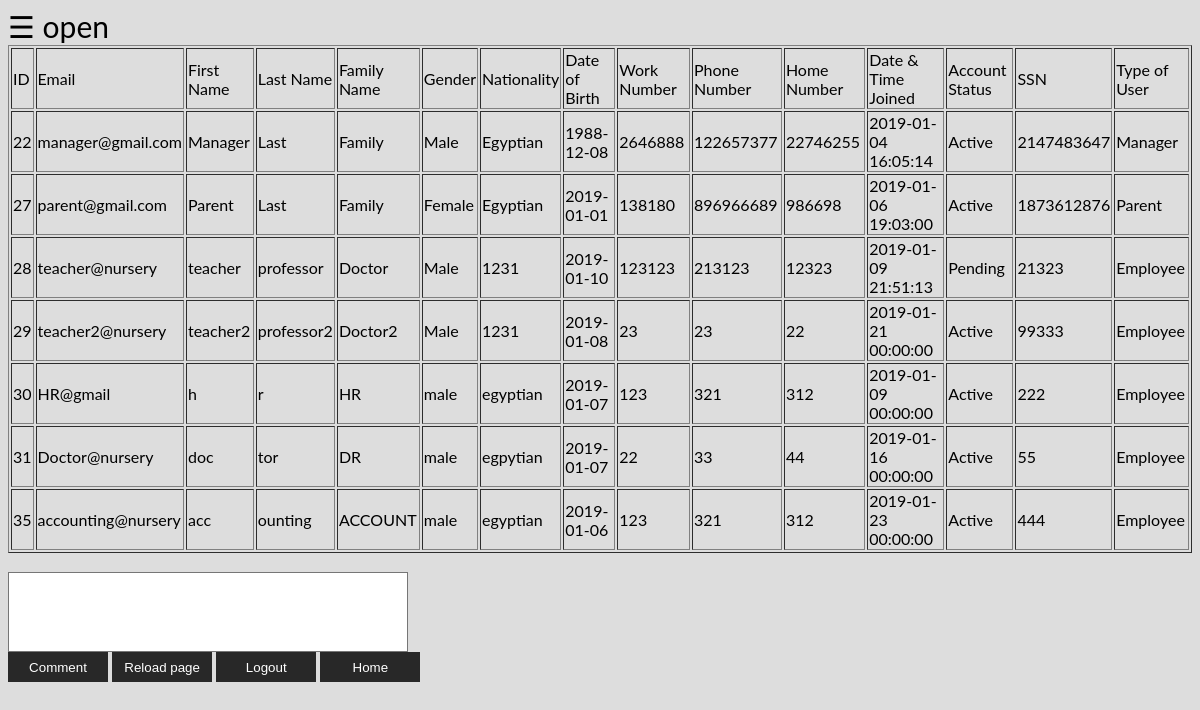
The app's page /php/displayUsers.php (signed in) with its own data.
### tables this page shows
CREATE TABLE `user` (
  `id` int(11) NOT NULL,
  `email` varchar(100) NOT NULL,
  `password` varchar(100) NOT NULL,
  `firstName` varchar(100) NOT NULL,
  `lastName` varchar(100) NOT NULL,
  `familyName` varchar(100) NOT NULL,
  `gender` varchar(100) NOT NULL,
  `nationality` varchar(100) NOT NULL,
  `dateOfBirth` date NOT NULL,
  `workNumber` int(11) NOT NULL,
  `phoneNumber` int(11) NOT NULL,
  `homeTelephoneNumber` int(11) NOT NULL,
  `dateJoined` datetime NOT NULL,
  `statusId` int(11) NOT NULL,
  `ssn` int(11) NOT NULL,
  `typeId` int(11) NOT NULL
);

CREATE TABLE `status` (
  `id` int(11) NOT NULL,
  `statusName` varchar(100) NOT NULL
);

CREATE TABLE `type` (
  `id` int(11) NOT NULL,
  `typeName` varchar(100) NOT NULL
);

### php/displayUsers.php (the view, shortened to what this page needs)
<?php
    require_once("Database_Connection.php");
    require("sidebar.php");
    $sql = "select * from user";
    $result = mysqli_query($conn,$sql);
    if(mysqli_num_rows($result) > 0){
        echo"<table border='1'>
            <tr>
            <td>ID</td>
            <td>Email</td>
            <td>First Name</td>
            <td>Last Name</td>
            <td>Family Name</td>
            <td>Gender</td>
            <td>Nationality</td>
            <td>Date of Birth</td>
            <td>Work Number</td>
            <td>Phone Number</td>
            <td>Home Number</td>
            <td>Date & Time Joined</td>
            <td>Account Status</td>
            <td>SSN</td>
            <td>Type of User</td>
            </tr>";
        while($row = mysqli_fetch_array($result)){
            echo "<tr>";
            echo "<td>" .$row['id']. "</td>";
            echo "<td>" .$row['email']. "</td>";
            echo "<td>" .$row['firstName']. "</td>";
            echo "<td>".$row['lastName']."</td>";
            echo "<td>" .$row['familyName']. "</td>";
            echo "<td>" .$row['gender']. "</td>";
            echo "<td>".$row['nationality']."</td>";
            echo "<td>" .$row['dateOfBirth']. "</td>";
            echo "<td>".$row['workNumber']."</td>";
            echo "<td>" .$row['phoneNumber']. "</td>";
            echo "<td>" .$row['homeTelephoneNumber']. "</td>";
            echo "<td>".$row['dateJoined']."</td>";
            $status = mysqli_query($conn,"SELECT * FROM status WHERE id='".$row["statusId"]."'");
            if($r = mysqli_fetch_array($status)){
                echo "<td>" .$r['statusName']. "</td>";
            }
            echo "<td>".$row['ssn']."</td>";
            $type = mysqli_query($conn,"SELECT * FROM type WHERE id='".$row["typeId"]."'");
            if($r1 = mysqli_fetch_array($type)){
                echo "<td>" .$r1['typeName']. "</td>";
            }
            echo "</tr>";
        }
            echo "</table>";
    }
    include 'Comments.php';
?>

### css/style1.css (style rules this page uses)
body { background-color: #ddd; }

### php/sidebar.php (style rules this page uses)
body { font-family: "Lato", sans-serif; }

### records on screen
user: id "22", email "manager@gmail.com", firstName "Manager", lastName "Last", familyName "Family", gender "Male", nationality "Egyptian", dateOfBirth "1988-12-08", workNumber "2646888", phoneNumber "122657377", homeTelephoneNumber "22746255", dateJoined "2019-01-04 16:05:14", statusId.statusName "Active", ssn "2147483647", typeId.typeName "Manager"
user: id "27", email "parent@gmail.com", firstName "Parent", lastName "Last", familyName "Family", gender "Female", nationality "Egyptian", dateOfBirth "2019-01-01", workNumber "138180", phoneNumber "896966689", homeTelephoneNumber "986698", dateJoined "2019-01-06 19:03:00", statusId.statusName "Active", ssn "1873612876", typeId.typeName "Parent"
user: id "28", email "teacher@nursery", firstName "teacher", lastName "professor", familyName "Doctor", gender "Male", nationality "1231", dateOfBirth "2019-01-10", workNumber "123123", phoneNumber "213123", homeTelephoneNumber "12323", dateJoined "2019-01-09 21:51:13", statusId.statusName "Pending", ssn "21323", typeId.typeName "Employee"
user: id "29", email "teacher2@nursery", firstName "teacher2", lastName "professor2", familyName "Doctor2", gender "Male", nationality "1231", dateOfBirth "2019-01-08", workNumber "23", phoneNumber "23", homeTelephoneNumber "22", dateJoined "2019-01-21 00:00:00", statusId.statusName "Active", ssn "99333", typeId.typeName "Employee"
user: id "30", email "HR@gmail", firstName "h", lastName "r", familyName "HR", gender "male", nationality "egyptian", dateOfBirth "2019-01-07", workNumber "123", phoneNumber "321", homeTelephoneNumber "312", dateJoined "2019-01-09 00:00:00", statusId.statusName "Active", ssn "222", typeId.typeName "Employee"
user: id "31", email "Doctor@nursery", firstName "doc", lastName "tor", familyName "DR", gender "male", nationality "egpytian", dateOfBirth "2019-01-07", workNumber "22", phoneNumber "33", homeTelephoneNumber "44", dateJoined "2019-01-16 00:00:00", statusId.statusName "Active", ssn "55", typeId.typeName "Employee"
user: id "35", email "accounting@nursery", firstName "acc", lastName "ounting", familyName "ACCOUNT", gender "male", nationality "egyptian", dateOfBirth "2019-01-06", workNumber "123", phoneNumber "321", homeTelephoneNumber "312", dateJoined "2019-01-23 00:00:00", statusId.statusName "Active", ssn "444", typeId.typeName "Employee"
